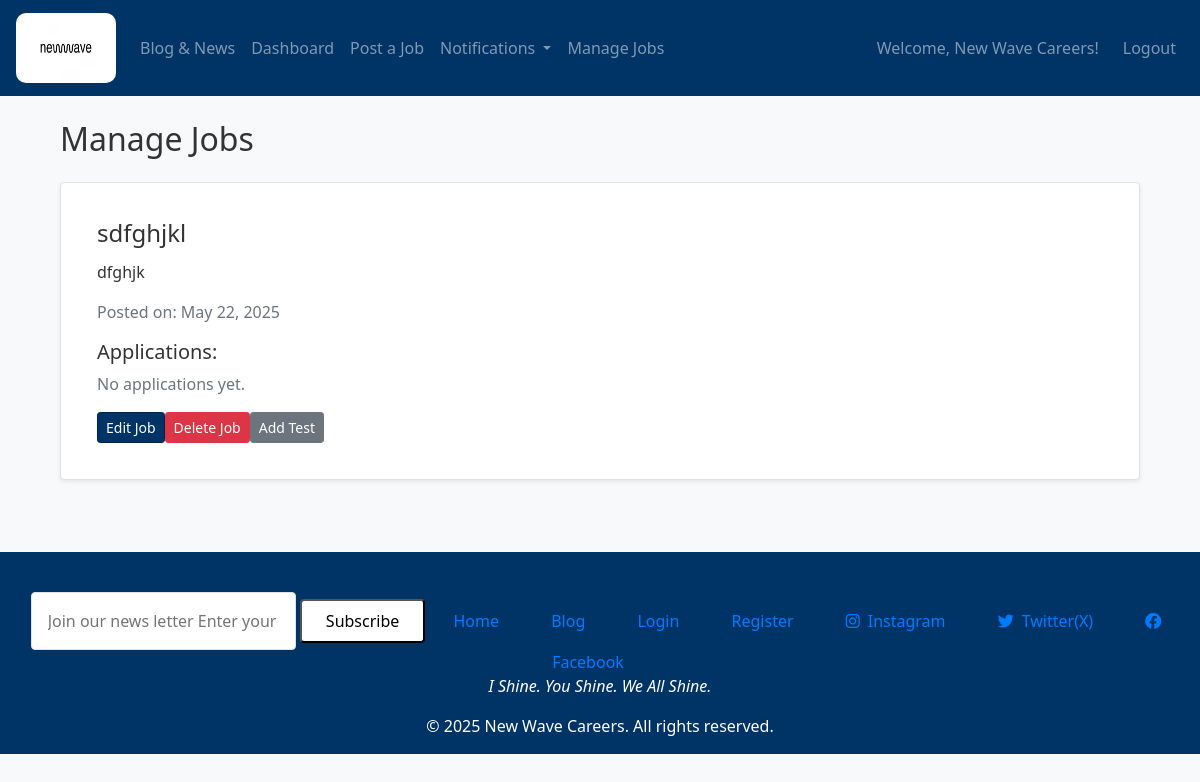
The page /manage_jobs (signed in) on the database as committed earlier.
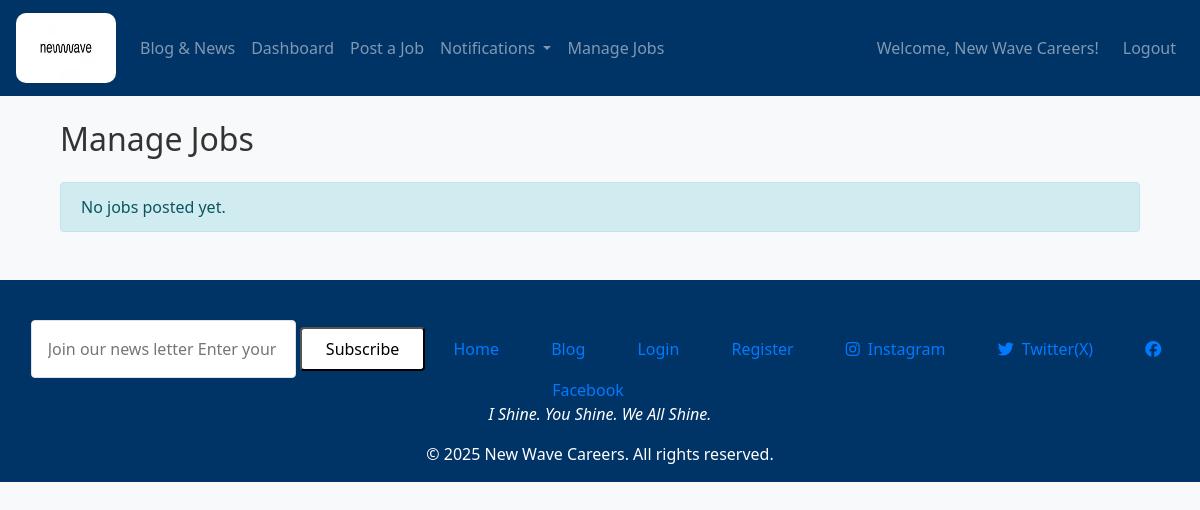
The same page on the database as committed later.
### models.py (models this page shows, shortened)
class User(db.Model, UserMixin):
    id = db.Column(db.Integer, primary_key=True)
    username = db.Column(db.String(100), unique=True, nullable=False)
    email = db.Column(db.String(150), unique=True, nullable=False, index=True)
    password = db.Column(db.String(200), nullable=False)
    is_admin = db.Column(db.Boolean, default=False)
    bio = db.Column(db.Text, nullable=True)
    location = db.Column(db.String(100), nullable=True)
    applications = db.relationship('Application', backref='user_applications', lazy=True)  # Link Applications
    role = db.Column(db.Enum(UserRole), nullable=False, default=UserRole.JOB_SEEKER)
    profile_image = db.Column(db.String(200), nullable=True, default='default.jpg')
    notifications = db.relationship('Notification', backref='receiver', lazy='dynamic')
    applications = db.relationship('Application', backref='applicant', lazy='dynamic')
    saved_jobs = db.relationship('Job', secondary='saved_jobs', backref='saved_by', lazy='dynamic')

class Job(db.Model):
    id = db.Column(db.Integer, primary_key=True)
    title = db.Column(db.String(100), nullable=False)
    description = db.Column(db.Text, nullable=False)
    company = db.Column(db.String(100), nullable=False)
    location = db.Column(db.String(100), nullable=False)
    views = db.Column(db.Integer, default=0)
    date_posted = db.Column(db.DateTime, default=datetime.utcnow)
    applications = db.relationship('Application', backref='job_applications', lazy=True)
    user_id = db.Column(db.Integer, db.ForeignKey('user.id'), nullable=False)
    employer_id = db.Column(db.Integer, db.ForeignKey('user.id', name='fk_job_employer_id'), nullable=False)
    employer = db.relationship('User', foreign_keys=[employer_id], backref=db.backref('jobs', lazy=True))

### routes.py (the view)
@app.route('/manage_jobs')
@login_required
def manage_jobs():
    if current_user.role != UserRole.EMPLOYER:
        abort(403)
    jobs = Job.query.filter_by(employer_id=current_user.id).all()
    job_applications = {}
    for job in jobs:
        job_applications[job.id] = job.applications  # assuming job.applications is a relationship
    return render_template('manage_jobs.html', jobs=jobs, job_applications=job_applications, UserRole=UserRole)

### app.py (called while the page is built)
@app.after_request
def add_header(response):
    response.headers["Cache-Control"] = "no-store, no-cache, must-revalidate, max-age=0"
    return response

### models.py (called while the page is built)
@login_manager.user_loader
def load_user(user_id):
    return User.query.get(int(user_id))

### templates/manage_jobs.html
{% extends "layout.html" %}
{% block content %}
<div class="container mt-4">
    <h2 class="mb-4">Manage Jobs</h2>
    {% if jobs %}
        <div class="row">
            {% for job in jobs %}
                <div class="col-md-12 mb-4">
                    <div class="card shadow-sm border rounded p-3">
                        <div class="card-body">
                            <h4 class="card-title">{{ job.title }}</h4>
                            <p class="card-text">{{ job.description }}</p>
                            <p class="text-muted">Posted on: {{ job.date_posted.strftime('%B %d, %Y') }}</p>
                            <div class="mt-3">
                                <h5>Applications:</h5>
                                {% if job_applications[job.id] %}
                                    <ul class="list-group mb-3">
                                    {% for application in job_applications[job.id] %}
                                        <li class="list-group-item">
                                            <strong>Applicant:</strong> {{ application.applicant.username }} <br>
                                            <strong>Applied on:</strong> {{ application.date_applied.strftime('%B %d, %Y') }}
                                        </li>
                                    {% endfor %}
                                    </ul>
                                {% else %}
                                    <p class="text-muted">No applications yet.</p>
                                {% endif %}
                            </div>
                            <div class="d-flex gap-2">
                                <a href="{{ url_for('edit_job', job_id=job.id) }}" class="btn btn-primary btn-sm">Edit Job</a>
                                <a href="{{ url_for('delete_job', job_id=job.id) }}" class="btn btn-danger btn-sm" onclick="return confirm('Are you sure you want to delete this job?');">Delete Job</a>
                                <a href="{{ url_for('add_test', job_id=job.id) }}" class="btn btn-secondary btn-sm">Add Test</a>
                            </div>
                        </div>
                    </div>
                </div>
            {% endfor %}
        </div>
    {% else %}
        <div class="alert alert-info">
            No jobs posted yet.
        </div>
    {% endif %}
</div>
{% endblock %}

### templates/layout.html (shortened to what this page needs)
<!DOCTYPE html>
<html lang="en">
<head>
  <link rel="stylesheet" href="https://cdnjs.cloudflare.com/ajax/libs/font-awesome/6.5.0/css/all.min.css" />
  <link rel="stylesheet" href="https://stackpath.bootstrapcdn.com/bootstrap/4.5.2/css/bootstrap.min.css">
  <link rel="stylesheet" href="static/style.css">
</head>
<body>
  <nav class="navbar navbar-expand-lg navbar-dark bg-primary">
    <a class="navbar-brand" href="{{ url_for('home') }}">
      <img src="/static/logo.jpg" alt="Logo" style="height: 70px; width: 100px; border-radius: 10px;">
    </a>
    <div class="collapse navbar-collapse" id="navbarContent">
      <ul class="navbar-nav mr-auto">
        {% if current_user.is_authenticated %}
          {% if current_user.role == UserRole.JOB_SEEKER %}
            <li class="nav-item"><a class="nav-link" href="{{ url_for('blog') }}">Blog & News</a></li>
            <li class="nav-item"><a class="nav-link" href="{{ url_for('dashboard') }}">Dashboard</a></li>
            <li class="nav-item"><a class="nav-link" href="{{ url_for('jobs') }}">Jobs</a></li>
            <li class="nav-item dropdown">
              <a class="nav-link dropdown-toggle" href="{{ url_for('notifications') }}" id="notificationDropdown" role="button" data-bs-toggle="dropdown" aria-expanded="false">
                  Notifications
                  {% set unread = current_user.notifications|selectattr("is_read", "equalto", False)|list %}
                  {% if unread|length > 0 %}
                      <span class="badge bg-danger">{{ unread|length }}</span>
                  {% endif %}
              </a>
              <ul class="dropdown-menu dropdown-menu-end" aria-labelledby="notificationDropdown" style="max-height: 300px; overflow-y: auto;">
                {% set sorted_notifications = current_user.notifications | sort(attribute="timestamp", reverse=True) %}
                {% for n in sorted_notifications[:5] %}
                {% endfor %}
                  <li><hr class="dropdown-divider"></li>
                  <li><a class="dropdown-item text-center" href="{{ url_for('notifications') }}">View All</a></li>
              </ul>
          </li>
          {% elif current_user.role == UserRole.EMPLOYER %}
            <li class="nav-item"><a class="nav-link" href="{{ url_for('blog') }}">Blog & News</a></li>
            <li class="nav-item"><a class="nav-link" href="{{ url_for('employer_dashboard') }}">Dashboard</a></li>
            <li class="nav-item"><a class="nav-link" href="{{ url_for('post_job') }}">Post a Job</a></li>
            <li class="nav-item dropdown">
              <a class="nav-link dropdown-toggle" href="{{ url_for('notifications') }}" id="notificationDropdown" role="button" data-bs-toggle="dropdown" aria-expanded="false">
                  Notifications
                  {% set unread = current_user.notifications|selectattr("is_read", "equalto", False)|list %}
              </a>
                {% set sorted_notifications = current_user.notifications | sort(attribute="timestamp", reverse=True) %}
          </li>
            <li class="nav-item"><a class="nav-link" href="{{ url_for('manage_jobs') }}">Manage Jobs</a></li>
          {% endif %}
        {% else %}
          <li class="nav-item"><a class="nav-link" href="{{ url_for('blog') }}">Blog & News</a></li>
          <li class="nav-item"><a class="nav-link" href="{{ url_for('login') }}">Login</a></li>
          <li class="nav-item"><a class="nav-link" href="{{ url_for('register') }}">Register</a></li>
        {% endif %}
      </ul>
      {% if current_user.is_authenticated %}
        <span class="navbar-text">Welcome, {{ current_user.username }}!</span>
        <ul class="navbar-nav ml-3">
          <li class="nav-item"><a class="nav-link" href="{{ url_for('logout') }}">Logout</a></li>
        </ul>
      {% endif %}
    </div>
  </nav>
  <div class="container mt-4">
    {% block content %}{% endblock %}
  </div>
  <footer class="footer bg-primary text-white mt-5 py-3">
    <div class="max-w-7xl mx-auto px-6 grid grid-cols-1 md:grid-cols-4 gap-10">
      <div>
        <div class="flex flex-col text-right text-center space-y-3">
          <form action="#" method="POST" class="flex flex-col space-y-3">
            <input type="email" placeholder="Join our news letter Enter your email"
                   class="p-3 rounded bg-blue-800 border border-blue-700 text-blue-900 placeholder-gray-300 focus:outline-none focus:ring-2 focus:ring-blue-400">
            <button type="submit"
                    class="bg-white text-blue-900 font-semibold py-2 px-4 rounded hover:bg-gray-200 transition duration-300">
              Subscribe
            </button>
          <a href="{{ url_for('home') }}" class="bg-blue-700 hover:bg-blue-800 text-blue-900 px-4 py-2 rounded text-sm transition duration-300">Home</a>
          <a href="{{ url_for('blog') }}" class="bg-blue-700 hover:bg-blue-800 text-blue-900 px-4 py-2 rounded text-sm transition duration-300">Blog</a>
          <a href="{{ url_for('login') }}" class="bg-blue-700 hover:bg-blue-800 text-blue-900 px-4 py-2 rounded text-sm transition duration-300">Login</a>
          <a href="{{ url_for('register') }}" class="bg-blue-700 hover:bg-blue-800 text-blue-900 px-4 py-2 rounded text-sm transition duration-300">Register</a>
          <a href="https://instagram.com/newwavecareers" target="_blank" class="bg-blue-700 hover:bg-blue-800 flex items-center px-4 py-2 rounded transition duration-300">
            <i class="fab fa-instagram mr-2"></i>Instagram
          </a>
          <a href="https://twitter.com/newwavecareers" target="_blank" class="bg-blue-700 hover:bg-blue-800 flex items-center px-4 py-2 rounded transition duration-300">
            <i class="fab fa-twitter mr-2"></i>Twitter(X)
          </a>
          <a href="https://facebook.com/newwavecareers" target="_blank" class="bg-blue-700 hover:bg-blue-800 flex items-center px-4 py-2 rounded transition duration-300">
            <i class="fab fa-facebook mr-2"></i>Facebook
          </a>
        </div>
      </div>
    </div>
    <div class="mt-12 border-t border-blue-800 pt-6 text-center text-blue-900 text-sm text-gray-300">
      <p><em>I Shine. You Shine. We All Shine.</em></p>
      &copy; 2025 New Wave Careers. All rights reserved.
    </div>
  </footer>
</body>
</html>

### static/style.css (style rules this page uses)
:root { --main-blue: #003366; --dark-blue: #002244; }
.navbar.bg-primary, .footer.bg-primary { background-color: var(--main-blue) !important; }
body { background-color: #f8f9fa; color: #333; }
.container { margin-top: 20px; }
.footer { position: relative; bottom: 0; width: 100%; }
body { font-family: 'Segoe UI', sans-serif; }

Rows that differ between the two databases and show on the page:
removed Job: title "sdfghjkl", description "dfghjk", date_posted "May 22, 2025", shows "No applications yet."
Other text that changed with them:
text now shown: "No jobs posted yet."
